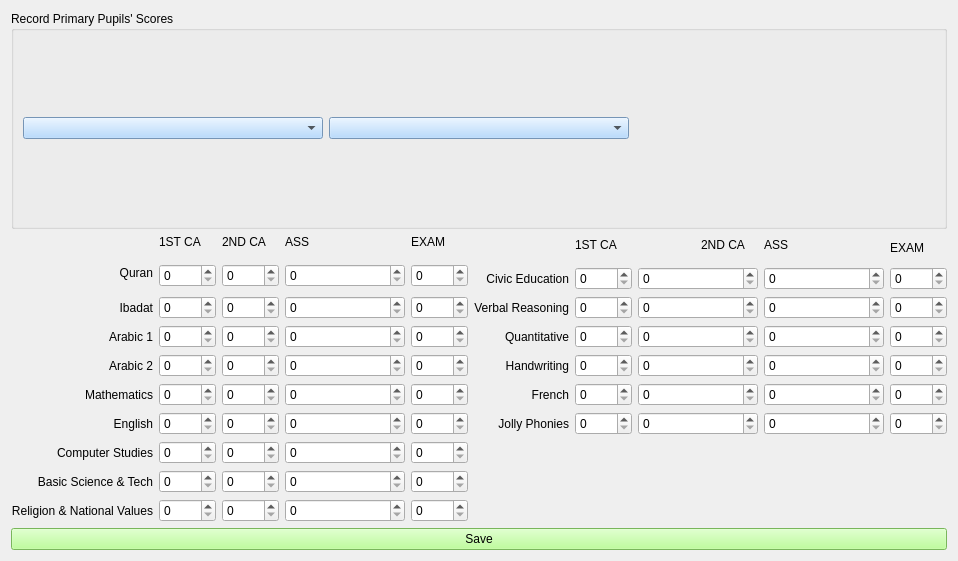
<?xml version="1.0" encoding="UTF-8"?>
<ui version="4.0">
 <class>PriScoreRec2ndForm</class>
 <widget class="QWidget" name="PriScoreRec2ndForm">
  <property name="geometry">
   <rect>
    <x>0</x>
    <y>0</y>
    <width>958</width>
    <height>561</height>
   </rect>
  </property>
  <property name="windowTitle">
   <string>Primary Scores (Second Term)</string>
  </property>
  <property name="windowIcon">
   <iconset>
    <normaloff>score_icon.png</normaloff>score_icon.png</iconset>
  </property>
  <property name="styleSheet">
   <string notr="true">font: 12pt &quot;MS Shell Dlg 2&quot;;

QPushButton{
background-color: rgb(170, 255, 127);
}
</string>
  </property>
  <layout class="QVBoxLayout" name="verticalLayout_2">
   <item>
    <layout class="QVBoxLayout" name="verticalLayout">
     <item>
      <widget class="QGroupBox" name="groupBox">
       <property name="styleSheet">
        <string notr="true">QComboBox{
background-color: rgb(165, 209, 255);
}</string>
       </property>
       <property name="title">
        <string>Record Primary Pupils' Scores</string>
       </property>
       <layout class="QHBoxLayout" name="horizontalLayout">
        <item>
         <widget class="QComboBox" name="class_comboBox"/>
        </item>
        <item>
         <widget class="QComboBox" name="stud_adm_no_comboBox"/>
        </item>
        <item>
         <widget class="QLabel" name="name_label">
          <property name="styleSheet">
           <string notr="true">QComboBox{
background-color: rgb(166, 180, 255);
}</string>
          </property>
          <property name="text">
           <string/>
          </property>
         </widget>
        </item>
       </layout>
      </widget>
     </item>
     <item>
      <layout class="QGridLayout" name="gridLayout">
       <item row="0" column="1">
        <widget class="QLabel" name="label_6">
         <property name="styleSheet">
          <string notr="true">font: 10pt &quot;MS Shell Dlg 2&quot;;</string>
         </property>
         <property name="text">
          <string>1ST CA</string>
         </property>
        </widget>
       </item>
       <item row="0" column="5">
        <widget class="QLabel" name="label_9">
         <property name="styleSheet">
          <string notr="true">font: 75 10pt &quot;MS Shell Dlg 2&quot;;</string>
         </property>
         <property name="text">
          <string>EXAM</string>
         </property>
        </widget>
       </item>
       <item row="0" column="12" rowspan="3">
        <widget class="QLabel" name="label_13">
         <property name="styleSheet">
          <string notr="true">font: 75 10pt &quot;MS Shell Dlg 2&quot;;</string>
         </property>
         <property name="text">
          <string>EXAM</string>
         </property>
        </widget>
       </item>
       <item row="1" column="0" rowspan="3">
        <widget class="QLabel" name="label">
         <property name="text">
          <string>Quran</string>
         </property>
         <property name="alignment">
          <set>Qt::AlignRight|Qt::AlignTrailing|Qt::AlignVCenter</set>
         </property>
        </widget>
       </item>
       <item row="2" column="1" rowspan="2">
        <widget class="QDoubleSpinBox" name="qur_c1_spin">
         <property name="decimals">
          <number>0</number>
         </property>
        </widget>
       </item>
       <item row="2" column="2" rowspan="2">
        <widget class="QDoubleSpinBox" name="qur_c2_spin">
         <property name="decimals">
          <number>0</number>
         </property>
        </widget>
       </item>
       <item row="2" column="3" rowspan="2" colspan="2">
        <widget class="QDoubleSpinBox" name="qur_ass_spin">
         <property name="decimals">
          <number>0</number>
         </property>
        </widget>
       </item>
       <item row="2" column="5" rowspan="2">
        <widget class="QDoubleSpinBox" name="qur_exam_spin">
         <property name="decimals">
          <number>0</number>
         </property>
        </widget>
       </item>
       <item row="3" column="6">
        <widget class="QLabel" name="label_16">
         <property name="text">
          <string>Civic Education</string>
         </property>
         <property name="alignment">
          <set>Qt::AlignRight|Qt::AlignTrailing|Qt::AlignVCenter</set>
         </property>
        </widget>
       </item>
       <item row="3" column="7">
        <widget class="QDoubleSpinBox" name="civic_c1_spin">
         <property name="decimals">
          <number>0</number>
         </property>
        </widget>
       </item>
       <item row="3" column="8" colspan="2">
        <widget class="QDoubleSpinBox" name="civic_c2_spin">
         <property name="decimals">
          <number>0</number>
         </property>
        </widget>
       </item>
       <item row="3" column="10" colspan="2">
        <widget class="QDoubleSpinBox" name="civic_ass_spin">
         <property name="decimals">
          <number>0</number>
         </property>
        </widget>
       </item>
       <item row="3" column="12">
        <widget class="QDoubleSpinBox" name="civic_exam_spin">
         <property name="decimals">
          <number>0</number>
         </property>
        </widget>
       </item>
       <item row="4" column="0">
        <widget class="QLabel" name="label_2">
         <property name="text">
          <string>Ibadat</string>
         </property>
         <property name="alignment">
          <set>Qt::AlignRight|Qt::AlignTrailing|Qt::AlignVCenter</set>
         </property>
        </widget>
       </item>
       <item row="4" column="1">
        <widget class="QDoubleSpinBox" name="ibadat_c1_spin">
         <property name="decimals">
          <number>0</number>
         </property>
        </widget>
       </item>
       <item row="4" column="2">
        <widget class="QDoubleSpinBox" name="ibadat_c2_spin">
         <property name="decimals">
          <number>0</number>
         </property>
        </widget>
       </item>
       <item row="4" column="3" colspan="2">
        <widget class="QDoubleSpinBox" name="ibadat_ass_spin">
         <property name="decimals">
          <number>0</number>
         </property>
        </widget>
       </item>
       <item row="4" column="5">
        <widget class="QDoubleSpinBox" name="ibadat_exam_spin">
         <property name="decimals">
          <number>0</number>
         </property>
        </widget>
       </item>
       <item row="4" column="6">
        <widget class="QLabel" name="label_17">
         <property name="text">
          <string>Verbal Reasoning</string>
         </property>
         <property name="alignment">
          <set>Qt::AlignRight|Qt::AlignTrailing|Qt::AlignVCenter</set>
         </property>
        </widget>
       </item>
       <item row="4" column="7">
        <widget class="QDoubleSpinBox" name="verbal_c1_spin">
         <property name="decimals">
          <number>0</number>
         </property>
        </widget>
       </item>
       <item row="4" column="8" colspan="2">
        <widget class="QDoubleSpinBox" name="verbal_c2_spin">
         <property name="decimals">
          <number>0</number>
         </property>
        </widget>
       </item>
       <item row="4" column="10" colspan="2">
        <widget class="QDoubleSpinBox" name="verbal_ass_spin">
         <property name="decimals">
          <number>0</number>
         </property>
        </widget>
       </item>
       <item row="4" column="12">
        <widget class="QDoubleSpinBox" name="verbal_exam_spin">
         <property name="decimals">
          <number>0</number>
         </property>
        </widget>
       </item>
       <item row="5" column="0">
        <widget class="QLabel" name="label_3">
         <property name="text">
          <string>Arabic 1</string>
         </property>
         <property name="alignment">
          <set>Qt::AlignRight|Qt::AlignTrailing|Qt::AlignVCenter</set>
         </property>
        </widget>
       </item>
       <item row="5" column="1">
        <widget class="QDoubleSpinBox" name="arabic1_c1_spin">
         <property name="decimals">
          <number>0</number>
         </property>
        </widget>
       </item>
       <item row="5" column="2">
        <widget class="QDoubleSpinBox" name="arabic1_c2_spin">
         <property name="decimals">
          <number>0</number>
         </property>
        </widget>
       </item>
       <item row="5" column="3" colspan="2">
        <widget class="QDoubleSpinBox" name="arabic1_ass_spin">
         <property name="decimals">
          <number>0</number>
         </property>
        </widget>
       </item>
       <item row="5" column="5">
        <widget class="QDoubleSpinBox" name="arabic1_exam_spin">
         <property name="decimals">
          <number>0</number>
         </property>
        </widget>
       </item>
       <item row="5" column="6">
        <widget class="QLabel" name="label_18">
         <property name="text">
          <string>Quantitative</string>
         </property>
         <property name="alignment">
          <set>Qt::AlignRight|Qt::AlignTrailing|Qt::AlignVCenter</set>
         </property>
        </widget>
       </item>
       <item row="5" column="7">
        <widget class="QDoubleSpinBox" name="quant_c1_spin">
         <property name="decimals">
          <number>0</number>
         </property>
        </widget>
       </item>
       <item row="5" column="10" colspan="2">
        <widget class="QDoubleSpinBox" name="quant_ass_spin">
         <property name="decimals">
          <number>0</number>
         </property>
        </widget>
       </item>
       <item row="5" column="12">
        <widget class="QDoubleSpinBox" name="quant_exam_spin">
         <property name="decimals">
          <number>0</number>
         </property>
        </widget>
       </item>
       <item row="6" column="0">
        <widget class="QLabel" name="label_8">
         <property name="text">
          <string>Arabic 2</string>
         </property>
         <property name="alignment">
          <set>Qt::AlignRight|Qt::AlignTrailing|Qt::AlignVCenter</set>
         </property>
        </widget>
       </item>
       <item row="6" column="1">
        <widget class="QDoubleSpinBox" name="arabic2_c1_spin">
         <property name="decimals">
          <number>0</number>
         </property>
        </widget>
       </item>
       <item row="6" column="2">
        <widget class="QDoubleSpinBox" name="arabic2_c2_spin">
         <property name="decimals">
          <number>0</number>
         </property>
        </widget>
       </item>
       <item row="6" column="3" colspan="2">
        <widget class="QDoubleSpinBox" name="arabic2_ass_spin">
         <property name="decimals">
          <number>0</number>
         </property>
        </widget>
       </item>
       <item row="6" column="5">
        <widget class="QDoubleSpinBox" name="arabic2_exam_spin">
         <property name="decimals">
          <number>0</number>
         </property>
        </widget>
       </item>
       <item row="6" column="6">
        <widget class="QLabel" name="label_28">
         <property name="text">
          <string>Handwriting</string>
         </property>
         <property name="alignment">
          <set>Qt::AlignRight|Qt::AlignTrailing|Qt::AlignVCenter</set>
         </property>
        </widget>
       </item>
       <item row="6" column="7">
        <widget class="QDoubleSpinBox" name="handwriting_c1_spin">
         <property name="decimals">
          <number>0</number>
         </property>
        </widget>
       </item>
       <item row="6" column="8" colspan="2">
        <widget class="QDoubleSpinBox" name="handwriting_c2_spin">
         <property name="decimals">
          <number>0</number>
         </property>
        </widget>
       </item>
       <item row="6" column="10" colspan="2">
        <widget class="QDoubleSpinBox" name="handwriting_ass_spin">
         <property name="decimals">
          <number>0</number>
         </property>
        </widget>
       </item>
       <item row="6" column="12">
        <widget class="QDoubleSpinBox" name="handwriting_exam_spin">
         <property name="decimals">
          <number>0</number>
         </property>
        </widget>
       </item>
       <item row="7" column="0">
        <widget class="QLabel" name="label_20">
         <property name="text">
          <string>Mathematics</string>
         </property>
         <property name="alignment">
          <set>Qt::AlignRight|Qt::AlignTrailing|Qt::AlignVCenter</set>
         </property>
        </widget>
       </item>
       <item row="7" column="1">
        <widget class="QDoubleSpinBox" name="math_c1_spin">
         <property name="decimals">
          <number>0</number>
         </property>
        </widget>
       </item>
       <item row="7" column="2">
        <widget class="QDoubleSpinBox" name="math_c2_spin">
         <property name="decimals">
          <number>0</number>
         </property>
        </widget>
       </item>
       <item row="7" column="3" colspan="2">
        <widget class="QDoubleSpinBox" name="math_ass_spin">
         <property name="decimals">
          <number>0</number>
         </property>
        </widget>
       </item>
       <item row="7" column="5">
        <widget class="QDoubleSpinBox" name="math_exam_spin">
         <property name="decimals">
          <number>0</number>
         </property>
        </widget>
       </item>
       <item row="7" column="6">
        <widget class="QLabel" name="label_29">
         <property name="text">
          <string>French</string>
         </property>
         <property name="alignment">
          <set>Qt::AlignRight|Qt::AlignTrailing|Qt::AlignVCenter</set>
         </property>
        </widget>
       </item>
       <item row="7" column="7">
        <widget class="QDoubleSpinBox" name="french_c1_spin">
         <property name="decimals">
          <number>0</number>
         </property>
        </widget>
       </item>
       <item row="7" column="8" colspan="2">
        <widget class="QDoubleSpinBox" name="french_c2_spin">
         <property name="decimals">
          <number>0</number>
         </property>
        </widget>
       </item>
       <item row="7" column="10" colspan="2">
        <widget class="QDoubleSpinBox" name="french_ass_spin">
         <property name="decimals">
          <number>0</number>
         </property>
        </widget>
       </item>
       <item row="7" column="12">
        <widget class="QDoubleSpinBox" name="french_exam_spin">
         <property name="decimals">
          <number>0</number>
         </property>
        </widget>
       </item>
       <item row="8" column="0">
        <widget class="QLabel" name="label_21">
         <property name="text">
          <string>English</string>
         </property>
         <property name="alignment">
          <set>Qt::AlignRight|Qt::AlignTrailing|Qt::AlignVCenter</set>
         </property>
        </widget>
       </item>
       <item row="8" column="1">
        <widget class="QDoubleSpinBox" name="eng_c1_spin">
         <property name="decimals">
          <number>0</number>
         </property>
        </widget>
       </item>
       <item row="8" column="2">
        <widget class="QDoubleSpinBox" name="eng_c2_spin">
         <property name="decimals">
          <number>0</number>
         </property>
        </widget>
       </item>
       <item row="8" column="3" colspan="2">
        <widget class="QDoubleSpinBox" name="eng_ass_spin">
         <property name="decimals">
          <number>0</number>
         </property>
        </widget>
       </item>
       <item row="8" column="5">
        <widget class="QDoubleSpinBox" name="eng_exam_spin">
         <property name="decimals">
          <number>0</number>
         </property>
        </widget>
       </item>
       <item row="8" column="6">
        <widget class="QLabel" name="label_30">
         <property name="text">
          <string>Jolly Phonies</string>
         </property>
         <property name="alignment">
          <set>Qt::AlignRight|Qt::AlignTrailing|Qt::AlignVCenter</set>
         </property>
        </widget>
       </item>
       <item row="8" column="7">
        <widget class="QDoubleSpinBox" name="jolly_c1_spin">
         <property name="decimals">
          <number>0</number>
         </property>
        </widget>
       </item>
       <item row="8" column="8" colspan="2">
        <widget class="QDoubleSpinBox" name="jolly_c2_spin">
         <property name="decimals">
          <number>0</number>
         </property>
        </widget>
       </item>
       <item row="8" column="10" colspan="2">
        <widget class="QDoubleSpinBox" name="jolly_ass_spin">
         <property name="decimals">
          <number>0</number>
         </property>
        </widget>
       </item>
       <item row="8" column="12">
        <widget class="QDoubleSpinBox" name="jolly_exam_spin">
         <property name="decimals">
          <number>0</number>
         </property>
        </widget>
       </item>
       <item row="9" column="0">
        <widget class="QLabel" name="label_22">
         <property name="text">
          <string>Computer Studies</string>
         </property>
         <property name="alignment">
          <set>Qt::AlignRight|Qt::AlignTrailing|Qt::AlignVCenter</set>
         </property>
        </widget>
       </item>
       <item row="9" column="1">
        <widget class="QDoubleSpinBox" name="comp_c1_spin">
         <property name="decimals">
          <number>0</number>
         </property>
        </widget>
       </item>
       <item row="9" column="2">
        <widget class="QDoubleSpinBox" name="comp_c2_spin">
         <property name="decimals">
          <number>0</number>
         </property>
        </widget>
       </item>
       <item row="9" column="3" colspan="2">
        <widget class="QDoubleSpinBox" name="comp_ass_spin">
         <property name="decimals">
          <number>0</number>
         </property>
        </widget>
       </item>
       <item row="9" column="5">
        <widget class="QDoubleSpinBox" name="comp_exam_spin">
         <property name="decimals">
          <number>0</number>
         </property>
        </widget>
       </item>
       <item row="10" column="0">
        <widget class="QLabel" name="label_19">
         <property name="text">
          <string>Basic Science &amp; Tech</string>
         </property>
         <property name="alignment">
          <set>Qt::AlignRight|Qt::AlignTrailing|Qt::AlignVCenter</set>
         </property>
        </widget>
       </item>
       <item row="10" column="1">
        <widget class="QDoubleSpinBox" name="bas_sc_c1_spin">
         <property name="decimals">
          <number>0</number>
         </property>
        </widget>
       </item>
       <item row="10" column="2">
        <widget class="QDoubleSpinBox" name="bas_sc_c2_spin">
         <property name="decimals">
          <number>0</number>
         </property>
        </widget>
       </item>
       <item row="10" column="3" colspan="2">
        <widget class="QDoubleSpinBox" name="bas_sc_ass_spin">
         <property name="decimals">
          <number>0</number>
         </property>
        </widget>
       </item>
       <item row="10" column="5">
        <widget class="QDoubleSpinBox" name="bas_sc_exam_spin">
         <property name="decimals">
          <number>0</number>
         </property>
        </widget>
       </item>
       <item row="11" column="0">
        <widget class="QLabel" name="label_23">
         <property name="text">
          <string>Religion &amp; National Values</string>
         </property>
         <property name="alignment">
          <set>Qt::AlignRight|Qt::AlignTrailing|Qt::AlignVCenter</set>
         </property>
        </widget>
       </item>
       <item row="11" column="1">
        <widget class="QDoubleSpinBox" name="religion_c1_spin">
         <property name="decimals">
          <number>0</number>
         </property>
        </widget>
       </item>
       <item row="11" column="2">
        <widget class="QDoubleSpinBox" name="religion_c2_spin">
         <property name="decimals">
          <number>0</number>
         </property>
        </widget>
       </item>
       <item row="11" column="3" colspan="2">
        <widget class="QDoubleSpinBox" name="religion_ass_spin">
         <property name="decimals">
          <number>0</number>
         </property>
        </widget>
       </item>
       <item row="11" column="5">
        <widget class="QDoubleSpinBox" name="religion_exam_spin">
         <property name="decimals">
          <number>0</number>
         </property>
        </widget>
       </item>
       <item row="0" column="2">
        <widget class="QLabel" name="label_5">
         <property name="styleSheet">
          <string notr="true">font: 10pt &quot;MS Shell Dlg 2&quot;;</string>
         </property>
         <property name="text">
          <string>2ND CA</string>
         </property>
        </widget>
       </item>
       <item row="0" column="3" colspan="2">
        <widget class="QLabel" name="label_7">
         <property name="styleSheet">
          <string notr="true">font: 75 10pt &quot;MS Shell Dlg 2&quot;;</string>
         </property>
         <property name="text">
          <string>ASS</string>
         </property>
        </widget>
       </item>
       <item row="0" column="7" rowspan="2">
        <widget class="QLabel" name="label_12">
         <property name="styleSheet">
          <string notr="true">font: 10pt &quot;MS Shell Dlg 2&quot;;</string>
         </property>
         <property name="text">
          <string>1ST CA</string>
         </property>
        </widget>
       </item>
       <item row="0" column="9" rowspan="2">
        <widget class="QLabel" name="label_11">
         <property name="styleSheet">
          <string notr="true">font: 10pt &quot;MS Shell Dlg 2&quot;;</string>
         </property>
         <property name="text">
          <string>2ND CA</string>
         </property>
        </widget>
       </item>
       <item row="0" column="10" rowspan="2" colspan="2">
        <widget class="QLabel" name="label_10">
         <property name="styleSheet">
          <string notr="true">font: 75 10pt &quot;MS Shell Dlg 2&quot;;</string>
         </property>
         <property name="text">
          <string>ASS</string>
         </property>
        </widget>
       </item>
       <item row="5" column="8" colspan="2">
        <widget class="QDoubleSpinBox" name="quant_c2_spin">
         <property name="decimals">
          <number>0</number>
         </property>
        </widget>
       </item>
      </layout>
     </item>
     <item>
      <widget class="QPushButton" name="qur_score_btn">
       <property name="styleSheet">
        <string notr="true">background-color: rgb(170, 255, 127);</string>
       </property>
       <property name="text">
        <string>Save</string>
       </property>
      </widget>
     </item>
    </layout>
   </item>
  </layout>
 </widget>
 <tabstops>
  <tabstop>class_comboBox</tabstop>
  <tabstop>stud_adm_no_comboBox</tabstop>
  <tabstop>qur_c1_spin</tabstop>
  <tabstop>qur_c2_spin</tabstop>
  <tabstop>qur_ass_spin</tabstop>
  <tabstop>qur_exam_spin</tabstop>
  <tabstop>ibadat_c1_spin</tabstop>
  <tabstop>ibadat_c2_spin</tabstop>
  <tabstop>ibadat_ass_spin</tabstop>
  <tabstop>ibadat_exam_spin</tabstop>
  <tabstop>arabic1_c1_spin</tabstop>
  <tabstop>arabic1_c2_spin</tabstop>
  <tabstop>arabic1_ass_spin</tabstop>
  <tabstop>arabic1_exam_spin</tabstop>
  <tabstop>arabic2_c1_spin</tabstop>
  <tabstop>arabic2_c2_spin</tabstop>
  <tabstop>arabic2_ass_spin</tabstop>
  <tabstop>arabic2_exam_spin</tabstop>
  <tabstop>math_c1_spin</tabstop>
  <tabstop>math_c2_spin</tabstop>
  <tabstop>math_ass_spin</tabstop>
  <tabstop>math_exam_spin</tabstop>
  <tabstop>eng_c1_spin</tabstop>
  <tabstop>eng_c2_spin</tabstop>
  <tabstop>eng_ass_spin</tabstop>
  <tabstop>eng_exam_spin</tabstop>
  <tabstop>comp_c1_spin</tabstop>
  <tabstop>comp_c2_spin</tabstop>
  <tabstop>comp_ass_spin</tabstop>
  <tabstop>comp_exam_spin</tabstop>
  <tabstop>bas_sc_c1_spin</tabstop>
  <tabstop>bas_sc_c2_spin</tabstop>
  <tabstop>bas_sc_ass_spin</tabstop>
  <tabstop>bas_sc_exam_spin</tabstop>
  <tabstop>religion_c1_spin</tabstop>
  <tabstop>religion_c2_spin</tabstop>
  <tabstop>religion_ass_spin</tabstop>
  <tabstop>religion_exam_spin</tabstop>
  <tabstop>civic_c1_spin</tabstop>
  <tabstop>civic_c2_spin</tabstop>
  <tabstop>civic_ass_spin</tabstop>
  <tabstop>civic_exam_spin</tabstop>
  <tabstop>verbal_c1_spin</tabstop>
  <tabstop>verbal_c2_spin</tabstop>
  <tabstop>verbal_ass_spin</tabstop>
  <tabstop>verbal_exam_spin</tabstop>
  <tabstop>quant_c1_spin</tabstop>
  <tabstop>quant_c2_spin</tabstop>
  <tabstop>quant_ass_spin</tabstop>
  <tabstop>quant_exam_spin</tabstop>
  <tabstop>handwriting_c1_spin</tabstop>
  <tabstop>handwriting_c2_spin</tabstop>
  <tabstop>handwriting_ass_spin</tabstop>
  <tabstop>handwriting_exam_spin</tabstop>
  <tabstop>french_c1_spin</tabstop>
  <tabstop>french_c2_spin</tabstop>
  <tabstop>french_ass_spin</tabstop>
  <tabstop>french_exam_spin</tabstop>
  <tabstop>jolly_c1_spin</tabstop>
  <tabstop>jolly_c2_spin</tabstop>
  <tabstop>jolly_ass_spin</tabstop>
  <tabstop>jolly_exam_spin</tabstop>
  <tabstop>qur_score_btn</tabstop>
 </tabstops>
 <resources/>
 <connections/>
</ui>
